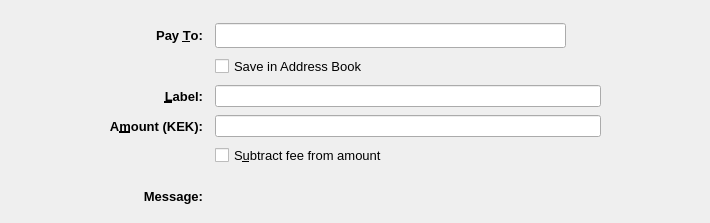
<?xml version="1.0" encoding="UTF-8"?>
<ui version="4.0">
 <class>SendCoinsEntry</class>
 <widget class="QStackedWidget" name="SendCoinsEntry">
  <property name="geometry">
   <rect>
    <x>0</x>
    <y>0</y>
    <width>710</width>
    <height>223</height>
   </rect>
  </property>
  <property name="focusPolicy">
   <enum>Qt::TabFocus</enum>
  </property>
  <property name="autoFillBackground">
   <bool>false</bool>
  </property>
  <property name="styleSheet">
   <string notr="true"/>
  </property>
  <property name="currentIndex">
   <number>0</number>
  </property>
  <widget class="QFrame" name="SendCoins">
   <property name="toolTip">
    <string>This is a normal payment.</string>
   </property>
   <property name="frameShape">
    <enum>QFrame::NoFrame</enum>
   </property>
   <layout class="QGridLayout" name="gridLayout">
    <property name="topMargin">
     <number>8</number>
    </property>
    <property name="bottomMargin">
     <number>4</number>
    </property>
    <property name="horizontalSpacing">
     <number>12</number>
    </property>
    <property name="verticalSpacing">
     <number>8</number>
    </property>
    <item row="1" column="0">
     <spacer name="horizontalSpacer">
      <property name="orientation">
       <enum>Qt::Horizontal</enum>
      </property>
      <property name="sizeType">
       <enum>QSizePolicy::Maximum</enum>
      </property>
      <property name="sizeHint" stdset="0">
       <size>
        <width>100</width>
        <height>20</height>
       </size>
      </property>
     </spacer>
    </item>
    <item row="3" column="2">
     <widget class="QLineEdit" name="addAsLabel">
      <property name="sizePolicy">
       <sizepolicy hsizetype="Expanding" vsizetype="Expanding">
        <horstretch>0</horstretch>
        <verstretch>0</verstretch>
       </sizepolicy>
      </property>
      <property name="toolTip">
       <string>Enter a label for this address to add it to the list of used addresses</string>
      </property>
      <property name="styleSheet">
       <string notr="true"/>
      </property>
     </widget>
    </item>
    <item row="0" column="2">
     <spacer name="verticalSpacer">
      <property name="orientation">
       <enum>Qt::Vertical</enum>
      </property>
      <property name="sizeHint" stdset="0">
       <size>
        <width>20</width>
        <height>40</height>
       </size>
      </property>
     </spacer>
    </item>
    <item row="1" column="3">
     <spacer name="horizontalSpacer_2">
      <property name="orientation">
       <enum>Qt::Horizontal</enum>
      </property>
      <property name="sizeType">
       <enum>QSizePolicy::Maximum</enum>
      </property>
      <property name="sizeHint" stdset="0">
       <size>
        <width>100</width>
        <height>20</height>
       </size>
      </property>
     </spacer>
    </item>
    <item row="12" column="2">
     <widget class="QLabel" name="messageTextLabel">
      <property name="toolTip">
       <string>A message that was attached to the kekcoin: URI which will be stored with the transaction for your reference. Note: This message will not be sent over the KekCoin network.</string>
      </property>
      <property name="styleSheet">
       <string notr="true"/>
      </property>
      <property name="textFormat">
       <enum>Qt::PlainText</enum>
      </property>
     </widget>
    </item>
    <item row="1" column="1">
     <widget class="QLabel" name="payToLabel">
      <property name="font">
       <font>
        <pointsize>10</pointsize>
        <weight>75</weight>
        <bold>true</bold>
       </font>
      </property>
      <property name="text">
       <string>Pay &amp;To:</string>
      </property>
      <property name="alignment">
       <set>Qt::AlignRight|Qt::AlignTrailing|Qt::AlignVCenter</set>
      </property>
      <property name="buddy">
       <cstring>payTo</cstring>
      </property>
     </widget>
    </item>
    <item row="12" column="1">
     <widget class="QLabel" name="messageLabel">
      <property name="font">
       <font>
        <pointsize>10</pointsize>
        <weight>75</weight>
        <bold>true</bold>
       </font>
      </property>
      <property name="text">
       <string>Message:</string>
      </property>
      <property name="alignment">
       <set>Qt::AlignRight|Qt::AlignTrailing|Qt::AlignVCenter</set>
      </property>
     </widget>
    </item>
    <item row="6" column="2">
     <layout class="QHBoxLayout" name="horizontalLayoutAmount" stretch="0">
      <item>
       <widget class="KekCoinAmountField" name="payAmount">
        <property name="sizePolicy">
         <sizepolicy hsizetype="Expanding" vsizetype="Expanding">
          <horstretch>0</horstretch>
          <verstretch>0</verstretch>
         </sizepolicy>
        </property>
        <property name="styleSheet">
         <string notr="true"/>
        </property>
       </widget>
      </item>
     </layout>
    </item>
    <item row="3" column="1">
     <widget class="QLabel" name="labellLabel">
      <property name="font">
       <font>
        <pointsize>10</pointsize>
        <weight>75</weight>
        <bold>true</bold>
       </font>
      </property>
      <property name="text">
       <string>&amp;Label:</string>
      </property>
      <property name="alignment">
       <set>Qt::AlignRight|Qt::AlignTrailing|Qt::AlignVCenter</set>
      </property>
      <property name="buddy">
       <cstring>addAsLabel</cstring>
      </property>
     </widget>
    </item>
    <item row="1" column="2">
     <layout class="QHBoxLayout" name="payToLayout">
      <property name="spacing">
       <number>0</number>
      </property>
      <item>
       <widget class="QValidatedLineEdit" name="payTo">
        <property name="sizePolicy">
         <sizepolicy hsizetype="Expanding" vsizetype="Expanding">
          <horstretch>0</horstretch>
          <verstretch>0</verstretch>
         </sizepolicy>
        </property>
        <property name="toolTip">
         <string>The KekCoin address to send the payment to</string>
        </property>
        <property name="styleSheet">
         <string notr="true"/>
        </property>
       </widget>
      </item>
      <item>
       <widget class="QToolButton" name="addressBookButton">
        <property name="toolTip">
         <string notr="true"/>
        </property>
        <property name="styleSheet">
         <string notr="true">border:0;background:transparent</string>
        </property>
        <property name="text">
         <string/>
        </property>
        <property name="icon">
         <iconset resource="../kekcoin.qrc">
          <normaloff>:/icons/address-book</normaloff>:/icons/address-book</iconset>
        </property>
        <property name="iconSize">
         <size>
          <width>22</width>
          <height>22</height>
         </size>
        </property>
        <property name="shortcut">
         <string>Alt+A</string>
        </property>
       </widget>
      </item>
      <item>
       <spacer name="horizontalSpacer_3">
        <property name="orientation">
         <enum>Qt::Horizontal</enum>
        </property>
        <property name="sizeType">
         <enum>QSizePolicy::Maximum</enum>
        </property>
        <property name="sizeHint" stdset="0">
         <size>
          <width>10</width>
          <height>20</height>
         </size>
        </property>
       </spacer>
      </item>
     </layout>
    </item>
    <item row="10" column="2">
     <spacer name="verticalSpacer_3">
      <property name="orientation">
       <enum>Qt::Vertical</enum>
      </property>
      <property name="sizeHint" stdset="0">
       <size>
        <width>20</width>
        <height>40</height>
       </size>
      </property>
     </spacer>
    </item>
    <item row="2" column="2">
     <widget class="QCheckBox" name="addressBookCheckBox">
      <property name="font">
       <font>
        <pointsize>10</pointsize>
       </font>
      </property>
      <property name="text">
       <string>Save in Address Book</string>
      </property>
     </widget>
    </item>
    <item row="6" column="1">
     <widget class="QLabel" name="amountLabel">
      <property name="font">
       <font>
        <pointsize>10</pointsize>
        <weight>75</weight>
        <bold>true</bold>
       </font>
      </property>
      <property name="text">
       <string>A&amp;mount (KEK):</string>
      </property>
      <property name="alignment">
       <set>Qt::AlignRight|Qt::AlignTrailing|Qt::AlignVCenter</set>
      </property>
      <property name="buddy">
       <cstring>payAmount</cstring>
      </property>
     </widget>
    </item>
    <item row="13" column="2">
     <spacer name="verticalSpacer_2">
      <property name="orientation">
       <enum>Qt::Vertical</enum>
      </property>
      <property name="sizeHint" stdset="0">
       <size>
        <width>20</width>
        <height>40</height>
       </size>
      </property>
     </spacer>
    </item>
    <item row="7" column="2">
     <widget class="QCheckBox" name="checkboxSubtractFeeFromAmount">
      <property name="font">
       <font>
        <pointsize>10</pointsize>
       </font>
      </property>
      <property name="toolTip">
       <string>The fee will be deducted from the amount being sent. The recipient will receive less kekcoins than you enter in the amount field. If multiple recipients are selected, the fee is split equally.</string>
      </property>
      <property name="text">
       <string>S&amp;ubtract fee from amount</string>
      </property>
     </widget>
    </item>
   </layout>
  </widget>
  <widget class="QFrame" name="SendCoins_UnauthenticatedPaymentRequest">
   <property name="palette">
    <palette>
     <active>
      <colorrole role="WindowText">
       <brush brushstyle="SolidPattern">
        <color alpha="255">
         <red>0</red>
         <green>0</green>
         <blue>0</blue>
        </color>
       </brush>
      </colorrole>
      <colorrole role="Button">
       <brush brushstyle="SolidPattern">
        <color alpha="255">
         <red>239</red>
         <green>241</green>
         <blue>244</blue>
        </color>
       </brush>
      </colorrole>
      <colorrole role="Light">
       <brush brushstyle="SolidPattern">
        <color alpha="255">
         <red>255</red>
         <green>255</green>
         <blue>255</blue>
        </color>
       </brush>
      </colorrole>
      <colorrole role="Midlight">
       <brush brushstyle="SolidPattern">
        <color alpha="255">
         <red>255</red>
         <green>255</green>
         <blue>191</blue>
        </color>
       </brush>
      </colorrole>
      <colorrole role="Dark">
       <brush brushstyle="SolidPattern">
        <color alpha="255">
         <red>127</red>
         <green>127</green>
         <blue>63</blue>
        </color>
       </brush>
      </colorrole>
      <colorrole role="Mid">
       <brush brushstyle="SolidPattern">
        <color alpha="255">
         <red>170</red>
         <green>170</green>
         <blue>84</blue>
        </color>
       </brush>
      </colorrole>
      <colorrole role="Text">
       <brush brushstyle="SolidPattern">
        <color alpha="255">
         <red>0</red>
         <green>0</green>
         <blue>0</blue>
        </color>
       </brush>
      </colorrole>
      <colorrole role="BrightText">
       <brush brushstyle="SolidPattern">
        <color alpha="255">
         <red>255</red>
         <green>255</green>
         <blue>255</blue>
        </color>
       </brush>
      </colorrole>
      <colorrole role="ButtonText">
       <brush brushstyle="SolidPattern">
        <color alpha="255">
         <red>0</red>
         <green>0</green>
         <blue>0</blue>
        </color>
       </brush>
      </colorrole>
      <colorrole role="Base">
       <brush brushstyle="SolidPattern">
        <color alpha="255">
         <red>239</red>
         <green>241</green>
         <blue>244</blue>
        </color>
       </brush>
      </colorrole>
      <colorrole role="Window">
       <brush brushstyle="SolidPattern">
        <color alpha="255">
         <red>239</red>
         <green>241</green>
         <blue>244</blue>
        </color>
       </brush>
      </colorrole>
      <colorrole role="Shadow">
       <brush brushstyle="SolidPattern">
        <color alpha="255">
         <red>0</red>
         <green>0</green>
         <blue>0</blue>
        </color>
       </brush>
      </colorrole>
      <colorrole role="AlternateBase">
       <brush brushstyle="SolidPattern">
        <color alpha="255">
         <red>255</red>
         <green>255</green>
         <blue>191</blue>
        </color>
       </brush>
      </colorrole>
      <colorrole role="ToolTipBase">
       <brush brushstyle="SolidPattern">
        <color alpha="255">
         <red>255</red>
         <green>255</green>
         <blue>220</blue>
        </color>
       </brush>
      </colorrole>
      <colorrole role="ToolTipText">
       <brush brushstyle="SolidPattern">
        <color alpha="255">
         <red>0</red>
         <green>0</green>
         <blue>0</blue>
        </color>
       </brush>
      </colorrole>
     </active>
     <inactive>
      <colorrole role="WindowText">
       <brush brushstyle="SolidPattern">
        <color alpha="255">
         <red>0</red>
         <green>0</green>
         <blue>0</blue>
        </color>
       </brush>
      </colorrole>
      <colorrole role="Button">
       <brush brushstyle="SolidPattern">
        <color alpha="255">
         <red>239</red>
         <green>241</green>
         <blue>244</blue>
        </color>
       </brush>
      </colorrole>
      <colorrole role="Light">
       <brush brushstyle="SolidPattern">
        <color alpha="255">
         <red>255</red>
         <green>255</green>
         <blue>255</blue>
        </color>
       </brush>
      </colorrole>
      <colorrole role="Midlight">
       <brush brushstyle="SolidPattern">
        <color alpha="255">
         <red>255</red>
         <green>255</green>
         <blue>191</blue>
        </color>
       </brush>
      </colorrole>
      <colorrole role="Dark">
       <brush brushstyle="SolidPattern">
        <color alpha="255">
         <red>127</red>
         <green>127</green>
         <blue>63</blue>
        </color>
       </brush>
      </colorrole>
      <colorrole role="Mid">
       <brush brushstyle="SolidPattern">
        <color alpha="255">
         <red>170</red>
         <green>170</green>
         <blue>84</blue>
        </color>
       </brush>
      </colorrole>
      <colorrole role="Text">
       <brush brushstyle="SolidPattern">
        <color alpha="255">
         <red>0</red>
         <green>0</green>
         <blue>0</blue>
        </color>
       </brush>
      </colorrole>
      <colorrole role="BrightText">
       <brush brushstyle="SolidPattern">
        <color alpha="255">
         <red>255</red>
         <green>255</green>
         <blue>255</blue>
        </color>
       </brush>
      </colorrole>
      <colorrole role="ButtonText">
       <brush brushstyle="SolidPattern">
        <color alpha="255">
         <red>0</red>
         <green>0</green>
         <blue>0</blue>
        </color>
       </brush>
      </colorrole>
      <colorrole role="Base">
       <brush brushstyle="SolidPattern">
        <color alpha="255">
         <red>239</red>
         <green>241</green>
         <blue>244</blue>
        </color>
       </brush>
      </colorrole>
      <colorrole role="Window">
       <brush brushstyle="SolidPattern">
        <color alpha="255">
         <red>239</red>
         <green>241</green>
         <blue>244</blue>
        </color>
       </brush>
      </colorrole>
      <colorrole role="Shadow">
       <brush brushstyle="SolidPattern">
        <color alpha="255">
         <red>0</red>
         <green>0</green>
         <blue>0</blue>
        </color>
       </brush>
      </colorrole>
      <colorrole role="AlternateBase">
       <brush brushstyle="SolidPattern">
        <color alpha="255">
         <red>255</red>
         <green>255</green>
         <blue>191</blue>
        </color>
       </brush>
      </colorrole>
      <colorrole role="ToolTipBase">
       <brush brushstyle="SolidPattern">
        <color alpha="255">
         <red>255</red>
         <green>255</green>
         <blue>220</blue>
        </color>
       </brush>
      </colorrole>
      <colorrole role="ToolTipText">
       <brush brushstyle="SolidPattern">
        <color alpha="255">
         <red>0</red>
         <green>0</green>
         <blue>0</blue>
        </color>
       </brush>
      </colorrole>
     </inactive>
     <disabled>
      <colorrole role="WindowText">
       <brush brushstyle="SolidPattern">
        <color alpha="255">
         <red>127</red>
         <green>127</green>
         <blue>63</blue>
        </color>
       </brush>
      </colorrole>
      <colorrole role="Button">
       <brush brushstyle="SolidPattern">
        <color alpha="255">
         <red>239</red>
         <green>241</green>
         <blue>244</blue>
        </color>
       </brush>
      </colorrole>
      <colorrole role="Light">
       <brush brushstyle="SolidPattern">
        <color alpha="255">
         <red>255</red>
         <green>255</green>
         <blue>255</blue>
        </color>
       </brush>
      </colorrole>
      <colorrole role="Midlight">
       <brush brushstyle="SolidPattern">
        <color alpha="255">
         <red>255</red>
         <green>255</green>
         <blue>191</blue>
        </color>
       </brush>
      </colorrole>
      <colorrole role="Dark">
       <brush brushstyle="SolidPattern">
        <color alpha="255">
         <red>127</red>
         <green>127</green>
         <blue>63</blue>
        </color>
       </brush>
      </colorrole>
      <colorrole role="Mid">
       <brush brushstyle="SolidPattern">
        <color alpha="255">
         <red>170</red>
         <green>170</green>
         <blue>84</blue>
        </color>
       </brush>
      </colorrole>
      <colorrole role="Text">
       <brush brushstyle="SolidPattern">
        <color alpha="255">
         <red>127</red>
         <green>127</green>
         <blue>63</blue>
        </color>
       </brush>
      </colorrole>
      <colorrole role="BrightText">
       <brush brushstyle="SolidPattern">
        <color alpha="255">
         <red>255</red>
         <green>255</green>
         <blue>255</blue>
        </color>
       </brush>
      </colorrole>
      <colorrole role="ButtonText">
       <brush brushstyle="SolidPattern">
        <color alpha="255">
         <red>127</red>
         <green>127</green>
         <blue>63</blue>
        </color>
       </brush>
      </colorrole>
      <colorrole role="Base">
       <brush brushstyle="SolidPattern">
        <color alpha="255">
         <red>239</red>
         <green>241</green>
         <blue>244</blue>
        </color>
       </brush>
      </colorrole>
      <colorrole role="Window">
       <brush brushstyle="SolidPattern">
        <color alpha="255">
         <red>239</red>
         <green>241</green>
         <blue>244</blue>
        </color>
       </brush>
      </colorrole>
      <colorrole role="Shadow">
       <brush brushstyle="SolidPattern">
        <color alpha="255">
         <red>0</red>
         <green>0</green>
         <blue>0</blue>
        </color>
       </brush>
      </colorrole>
      <colorrole role="AlternateBase">
       <brush brushstyle="SolidPattern">
        <color alpha="255">
         <red>255</red>
         <green>255</green>
         <blue>127</blue>
        </color>
       </brush>
      </colorrole>
      <colorrole role="ToolTipBase">
       <brush brushstyle="SolidPattern">
        <color alpha="255">
         <red>255</red>
         <green>255</green>
         <blue>220</blue>
        </color>
       </brush>
      </colorrole>
      <colorrole role="ToolTipText">
       <brush brushstyle="SolidPattern">
        <color alpha="255">
         <red>0</red>
         <green>0</green>
         <blue>0</blue>
        </color>
       </brush>
      </colorrole>
     </disabled>
    </palette>
   </property>
   <property name="toolTip">
    <string>This is an unauthenticated payment request.</string>
   </property>
   <property name="autoFillBackground">
    <bool>false</bool>
   </property>
   <property name="frameShape">
    <enum>QFrame::NoFrame</enum>
   </property>
   <layout class="QGridLayout" name="gridLayout_is">
    <property name="spacing">
     <number>12</number>
    </property>
    <item row="0" column="0">
     <widget class="QLabel" name="payToLabel_is">
      <property name="text">
       <string>Pay To:</string>
      </property>
      <property name="alignment">
       <set>Qt::AlignRight|Qt::AlignTrailing|Qt::AlignVCenter</set>
      </property>
     </widget>
    </item>
    <item row="0" column="1">
     <layout class="QHBoxLayout" name="payToLayout_is">
      <property name="spacing">
       <number>0</number>
      </property>
      <item>
       <widget class="QLabel" name="payTo_is">
        <property name="styleSheet">
         <string notr="true">background: #fff; border-radius: 4px; border: 1px solid #000; padding:2px</string>
        </property>
       </widget>
      </item>
      <item>
       <widget class="QToolButton" name="deleteButton_is">
        <property name="toolTip">
         <string>Remove this entry</string>
        </property>
        <property name="text">
         <string/>
        </property>
        <property name="icon">
         <iconset resource="../kekcoin.qrc">
          <normaloff>:/icons/remove</normaloff>:/icons/remove</iconset>
        </property>
       </widget>
      </item>
     </layout>
    </item>
    <item row="1" column="0">
     <widget class="QLabel" name="memoLabel_is">
      <property name="text">
       <string>Memo:</string>
      </property>
      <property name="alignment">
       <set>Qt::AlignRight|Qt::AlignTrailing|Qt::AlignVCenter</set>
      </property>
     </widget>
    </item>
    <item row="1" column="1">
     <widget class="QLabel" name="memoTextLabel_is">
      <property name="styleSheet">
       <string notr="true">background: #fff; border-radius: 4px; border: 1px solid #000; padding:2px</string>
      </property>
      <property name="textFormat">
       <enum>Qt::PlainText</enum>
      </property>
     </widget>
    </item>
    <item row="2" column="0">
     <widget class="QLabel" name="amountLabel_is">
      <property name="text">
       <string>A&amp;mount:</string>
      </property>
      <property name="alignment">
       <set>Qt::AlignRight|Qt::AlignTrailing|Qt::AlignVCenter</set>
      </property>
      <property name="buddy">
       <cstring>payAmount_is</cstring>
      </property>
     </widget>
    </item>
    <item row="2" column="1">
     <widget class="KekCoinAmountField" name="payAmount_is">
      <property name="acceptDrops">
       <bool>false</bool>
      </property>
      <property name="styleSheet">
       <string notr="true">background: #fff; border-radius: 4px; border: 1px solid #000; padding:2px</string>
      </property>
     </widget>
    </item>
   </layout>
  </widget>
  <widget class="QFrame" name="SendCoins_AuthenticatedPaymentRequest">
   <property name="palette">
    <palette>
     <active>
      <colorrole role="WindowText">
       <brush brushstyle="SolidPattern">
        <color alpha="255">
         <red>0</red>
         <green>0</green>
         <blue>0</blue>
        </color>
       </brush>
      </colorrole>
      <colorrole role="Button">
       <brush brushstyle="SolidPattern">
        <color alpha="255">
         <red>239</red>
         <green>241</green>
         <blue>244</blue>
        </color>
       </brush>
      </colorrole>
      <colorrole role="Light">
       <brush brushstyle="SolidPattern">
        <color alpha="255">
         <red>230</red>
         <green>255</green>
         <blue>224</blue>
        </color>
       </brush>
      </colorrole>
      <colorrole role="Midlight">
       <brush brushstyle="SolidPattern">
        <color alpha="255">
         <red>185</red>
         <green>243</green>
         <blue>171</blue>
        </color>
       </brush>
      </colorrole>
      <colorrole role="Dark">
       <brush brushstyle="SolidPattern">
        <color alpha="255">
         <red>70</red>
         <green>116</green>
         <blue>59</blue>
        </color>
       </brush>
      </colorrole>
      <colorrole role="Mid">
       <brush brushstyle="SolidPattern">
        <color alpha="255">
         <red>93</red>
         <green>155</green>
         <blue>79</blue>
        </color>
       </brush>
      </colorrole>
      <colorrole role="Text">
       <brush brushstyle="SolidPattern">
        <color alpha="255">
         <red>0</red>
         <green>0</green>
         <blue>0</blue>
        </color>
       </brush>
      </colorrole>
      <colorrole role="BrightText">
       <brush brushstyle="SolidPattern">
        <color alpha="255">
         <red>155</red>
         <green>255</green>
         <blue>147</blue>
        </color>
       </brush>
      </colorrole>
      <colorrole role="ButtonText">
       <brush brushstyle="SolidPattern">
        <color alpha="255">
         <red>0</red>
         <green>0</green>
         <blue>0</blue>
        </color>
       </brush>
      </colorrole>
      <colorrole role="Base">
       <brush brushstyle="SolidPattern">
        <color alpha="255">
         <red>239</red>
         <green>241</green>
         <blue>244</blue>
        </color>
       </brush>
      </colorrole>
      <colorrole role="Window">
       <brush brushstyle="SolidPattern">
        <color alpha="255">
         <red>239</red>
         <green>241</green>
         <blue>244</blue>
        </color>
       </brush>
      </colorrole>
      <colorrole role="Shadow">
       <brush brushstyle="SolidPattern">
        <color alpha="255">
         <red>0</red>
         <green>0</green>
         <blue>0</blue>
        </color>
       </brush>
      </colorrole>
      <colorrole role="AlternateBase">
       <brush brushstyle="SolidPattern">
        <color alpha="255">
         <red>197</red>
         <green>243</green>
         <blue>187</blue>
        </color>
       </brush>
      </colorrole>
      <colorrole role="NoRole">
       <brush brushstyle="SolidPattern">
        <color alpha="255">
         <red>125</red>
         <green>194</green>
         <blue>122</blue>
        </color>
       </brush>
      </colorrole>
      <colorrole role="ToolTipBase">
       <brush brushstyle="SolidPattern">
        <color alpha="255">
         <red>255</red>
         <green>255</green>
         <blue>220</blue>
        </color>
       </brush>
      </colorrole>
      <colorrole role="ToolTipText">
       <brush brushstyle="SolidPattern">
        <color alpha="255">
         <red>0</red>
         <green>0</green>
         <blue>0</blue>
        </color>
       </brush>
      </colorrole>
     </active>
     <inactive>
      <colorrole role="WindowText">
       <brush brushstyle="SolidPattern">
        <color alpha="255">
         <red>0</red>
         <green>0</green>
         <blue>0</blue>
        </color>
       </brush>
      </colorrole>
      <colorrole role="Button">
       <brush brushstyle="SolidPattern">
        <color alpha="255">
         <red>239</red>
         <green>241</green>
         <blue>244</blue>
        </color>
       </brush>
      </colorrole>
      <colorrole role="Light">
       <brush brushstyle="SolidPattern">
        <color alpha="255">
         <red>230</red>
         <green>255</green>
         <blue>224</blue>
        </color>
       </brush>
      </colorrole>
      <colorrole role="Midlight">
       <brush brushstyle="SolidPattern">
        <color alpha="255">
         <red>185</red>
         <green>243</green>
         <blue>171</blue>
        </color>
       </brush>
      </colorrole>
      <colorrole role="Dark">
       <brush brushstyle="SolidPattern">
        <color alpha="255">
         <red>70</red>
         <green>116</green>
         <blue>59</blue>
        </color>
       </brush>
      </colorrole>
      <colorrole role="Mid">
       <brush brushstyle="SolidPattern">
        <color alpha="255">
         <red>93</red>
         <green>155</green>
         <blue>79</blue>
        </color>
       </brush>
      </colorrole>
      <colorrole role="Text">
       <brush brushstyle="SolidPattern">
        <color alpha="255">
         <red>0</red>
         <green>0</green>
         <blue>0</blue>
        </color>
       </brush>
      </colorrole>
      <colorrole role="BrightText">
       <brush brushstyle="SolidPattern">
        <color alpha="255">
         <red>155</red>
         <green>255</green>
         <blue>147</blue>
        </color>
       </brush>
      </colorrole>
      <colorrole role="ButtonText">
       <brush brushstyle="SolidPattern">
        <color alpha="255">
         <red>0</red>
         <green>0</green>
         <blue>0</blue>
        </color>
       </brush>
      </colorrole>
      <colorrole role="Base">
       <brush brushstyle="SolidPattern">
        <color alpha="255">
         <red>239</red>
         <green>241</green>
         <blue>244</blue>
        </color>
       </brush>
      </colorrole>
      <colorrole role="Window">
       <brush brushstyle="SolidPattern">
        <color alpha="255">
         <red>239</red>
         <green>241</green>
         <blue>244</blue>
        </color>
       </brush>
      </colorrole>
      <colorrole role="Shadow">
       <brush brushstyle="SolidPattern">
        <color alpha="255">
         <red>0</red>
         <green>0</green>
         <blue>0</blue>
        </color>
       </brush>
      </colorrole>
      <colorrole role="AlternateBase">
       <brush brushstyle="SolidPattern">
        <color alpha="255">
         <red>197</red>
         <green>243</green>
         <blue>187</blue>
        </color>
       </brush>
      </colorrole>
      <colorrole role="NoRole">
       <brush brushstyle="SolidPattern">
        <color alpha="255">
         <red>125</red>
         <green>194</green>
         <blue>122</blue>
        </color>
       </brush>
      </colorrole>
      <colorrole role="ToolTipBase">
       <brush brushstyle="SolidPattern">
        <color alpha="255">
         <red>255</red>
         <green>255</green>
         <blue>220</blue>
        </color>
       </brush>
      </colorrole>
      <colorrole role="ToolTipText">
       <brush brushstyle="SolidPattern">
        <color alpha="255">
         <red>0</red>
         <green>0</green>
         <blue>0</blue>
        </color>
       </brush>
      </colorrole>
     </inactive>
     <disabled>
      <colorrole role="WindowText">
       <brush brushstyle="SolidPattern">
        <color alpha="255">
         <red>70</red>
         <green>116</green>
         <blue>59</blue>
        </color>
       </brush>
      </colorrole>
      <colorrole role="Button">
       <brush brushstyle="SolidPattern">
        <color alpha="255">
         <red>239</red>
         <green>241</green>
         <blue>244</blue>
        </color>
       </brush>
      </colorrole>
      <colorrole role="Light">
       <brush brushstyle="SolidPattern">
        <color alpha="255">
         <red>230</red>
         <green>255</green>
         <blue>224</blue>
        </color>
       </brush>
      </colorrole>
      <colorrole role="Midlight">
       <brush brushstyle="SolidPattern">
        <color alpha="255">
         <red>185</red>
         <green>243</green>
         <blue>171</blue>
        </color>
       </brush>
      </colorrole>
      <colorrole role="Dark">
       <brush brushstyle="SolidPattern">
        <color alpha="255">
         <red>70</red>
         <green>116</green>
         <blue>59</blue>
        </color>
       </brush>
      </colorrole>
      <colorrole role="Mid">
       <brush brushstyle="SolidPattern">
        <color alpha="255">
         <red>93</red>
         <green>155</green>
         <blue>79</blue>
        </color>
       </brush>
      </colorrole>
      <colorrole role="Text">
       <brush brushstyle="SolidPattern">
        <color alpha="255">
         <red>70</red>
         <green>116</green>
         <blue>59</blue>
        </color>
       </brush>
      </colorrole>
      <colorrole role="BrightText">
       <brush brushstyle="SolidPattern">
        <color alpha="255">
         <red>155</red>
         <green>255</green>
         <blue>147</blue>
        </color>
       </brush>
      </colorrole>
      <colorrole role="ButtonText">
       <brush brushstyle="SolidPattern">
        <color alpha="255">
         <red>70</red>
         <green>116</green>
         <blue>59</blue>
        </color>
       </brush>
      </colorrole>
      <colorrole role="Base">
       <brush brushstyle="SolidPattern">
        <color alpha="255">
         <red>239</red>
         <green>241</green>
         <blue>244</blue>
        </color>
       </brush>
      </colorrole>
      <colorrole role="Window">
       <brush brushstyle="SolidPattern">
        <color alpha="255">
         <red>239</red>
         <green>241</green>
         <blue>244</blue>
        </color>
       </brush>
      </colorrole>
      <colorrole role="Shadow">
       <brush brushstyle="SolidPattern">
        <color alpha="255">
         <red>0</red>
         <green>0</green>
         <blue>0</blue>
        </color>
       </brush>
      </colorrole>
      <colorrole role="AlternateBase">
       <brush brushstyle="SolidPattern">
        <color alpha="255">
         <red>140</red>
         <green>232</green>
         <blue>119</blue>
        </color>
       </brush>
      </colorrole>
      <colorrole role="NoRole">
       <brush brushstyle="SolidPattern">
        <color alpha="255">
         <red>125</red>
         <green>194</green>
         <blue>122</blue>
        </color>
       </brush>
      </colorrole>
      <colorrole role="ToolTipBase">
       <brush brushstyle="SolidPattern">
        <color alpha="255">
         <red>255</red>
         <green>255</green>
         <blue>220</blue>
        </color>
       </brush>
      </colorrole>
      <colorrole role="ToolTipText">
       <brush brushstyle="SolidPattern">
        <color alpha="255">
         <red>0</red>
         <green>0</green>
         <blue>0</blue>
        </color>
       </brush>
      </colorrole>
     </disabled>
    </palette>
   </property>
   <property name="toolTip">
    <string>This is an authenticated payment request.</string>
   </property>
   <property name="autoFillBackground">
    <bool>false</bool>
   </property>
   <property name="styleSheet">
    <string notr="true">background: #eff1f4; border: 0</string>
   </property>
   <property name="frameShape">
    <enum>QFrame::NoFrame</enum>
   </property>
   <layout class="QGridLayout" name="gridLayout_s">
    <property name="spacing">
     <number>12</number>
    </property>
    <item row="0" column="0">
     <widget class="QLabel" name="payToLabel_s">
      <property name="text">
       <string>Pay To:</string>
      </property>
      <property name="alignment">
       <set>Qt::AlignRight|Qt::AlignTrailing|Qt::AlignVCenter</set>
      </property>
     </widget>
    </item>
    <item row="0" column="1">
     <layout class="QHBoxLayout" name="payToLayout_s">
      <property name="spacing">
       <number>0</number>
      </property>
      <item>
       <widget class="QLabel" name="payTo_s">
        <property name="styleSheet">
         <string notr="true">background: #fff; border-radius: 4px; border: 1px solid #000; padding:2px</string>
        </property>
        <property name="textFormat">
         <enum>Qt::PlainText</enum>
        </property>
       </widget>
      </item>
      <item>
       <widget class="QToolButton" name="deleteButton_s">
        <property name="toolTip">
         <string>Remove this entry</string>
        </property>
        <property name="text">
         <string/>
        </property>
        <property name="icon">
         <iconset resource="../kekcoin.qrc">
          <normaloff>:/icons/remove</normaloff>:/icons/remove</iconset>
        </property>
       </widget>
      </item>
     </layout>
    </item>
    <item row="1" column="0">
     <widget class="QLabel" name="memoLabel_s">
      <property name="text">
       <string>Memo:</string>
      </property>
      <property name="alignment">
       <set>Qt::AlignRight|Qt::AlignTrailing|Qt::AlignVCenter</set>
      </property>
     </widget>
    </item>
    <item row="1" column="1">
     <widget class="QLabel" name="memoTextLabel_s">
      <property name="styleSheet">
       <string notr="true">background: #fff; border-radius: 4px; border: 1px solid #000; padding:2px</string>
      </property>
      <property name="textFormat">
       <enum>Qt::PlainText</enum>
      </property>
     </widget>
    </item>
    <item row="2" column="0">
     <widget class="QLabel" name="amountLabel_s">
      <property name="text">
       <string>A&amp;mount:</string>
      </property>
      <property name="alignment">
       <set>Qt::AlignRight|Qt::AlignTrailing|Qt::AlignVCenter</set>
      </property>
      <property name="buddy">
       <cstring>payAmount_s</cstring>
      </property>
     </widget>
    </item>
    <item row="2" column="1">
     <widget class="KekCoinAmountField" name="payAmount_s">
      <property name="acceptDrops">
       <bool>false</bool>
      </property>
      <property name="styleSheet">
       <string notr="true">background: #fff; border-radius: 4px; border: 1px solid #000; padding:2px</string>
      </property>
     </widget>
    </item>
   </layout>
  </widget>
 </widget>
 <customwidgets>
  <customwidget>
   <class>QValidatedLineEdit</class>
   <extends>QLineEdit</extends>
   <header>qvalidatedlineedit.h</header>
  </customwidget>
  <customwidget>
   <class>KekCoinAmountField</class>
   <extends>QLineEdit</extends>
   <header>kekcoinamountfield.h</header>
   <container>1</container>
  </customwidget>
 </customwidgets>
 <tabstops>
  <tabstop>payTo</tabstop>
  <tabstop>addressBookButton</tabstop>
  <tabstop>payAmount</tabstop>
  <tabstop>payAmount_is</tabstop>
  <tabstop>deleteButton_is</tabstop>
  <tabstop>payAmount_s</tabstop>
  <tabstop>deleteButton_s</tabstop>
 </tabstops>
 <resources>
  <include location="../kekcoin.qrc"/>
 </resources>
 <connections/>
</ui>
